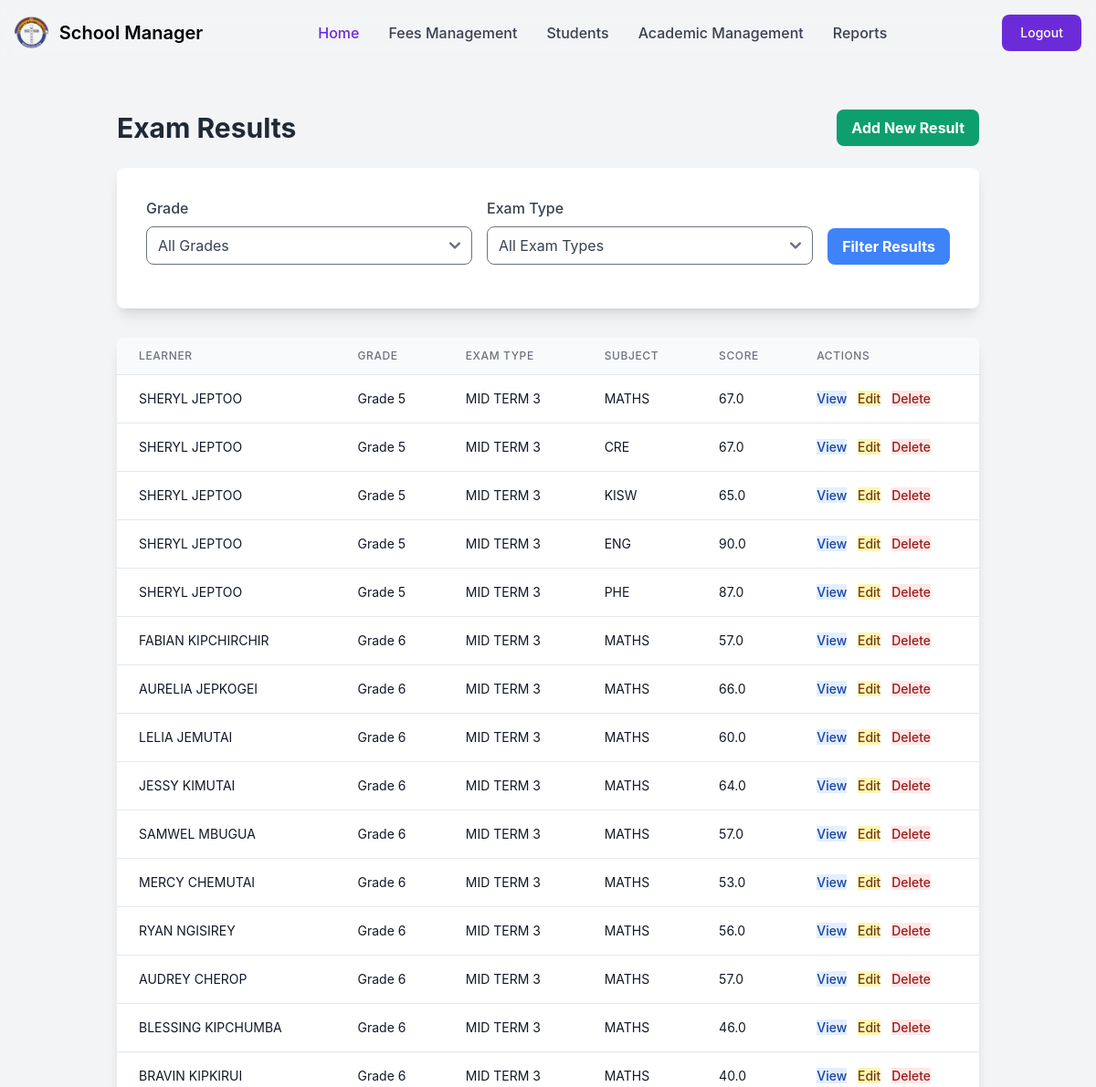
The app's page /control/exam_result_list/ (signed in, upper part), older data.
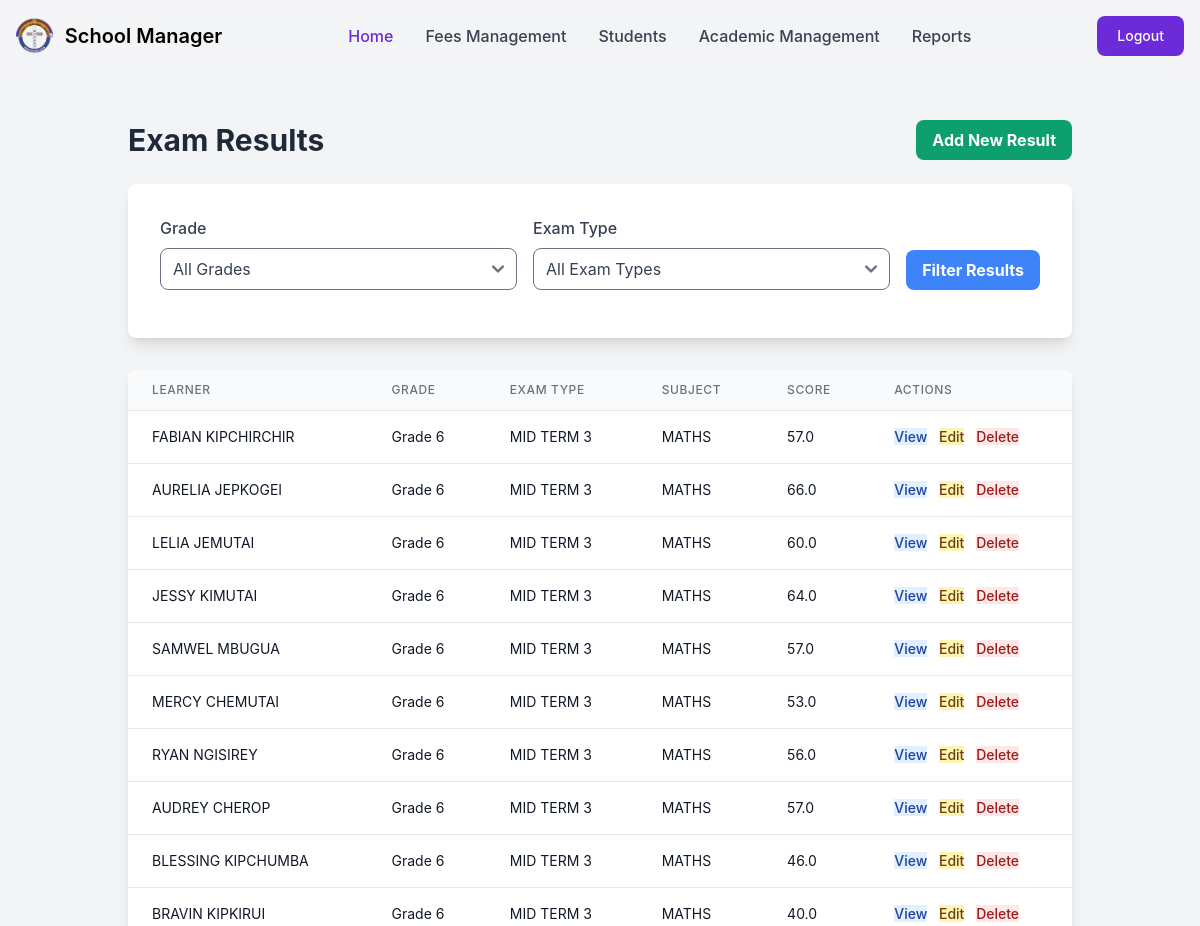
The same page, newer data.
### exams/models.py (models this page shows, shortened)
class ExamResult(models.Model):
    exam_type = models.ForeignKey(ExamType, on_delete=models.CASCADE, related_name='results',
                                  null=True, blank=True)
    learner_id = models.ForeignKey(LearnerRegister, on_delete=models.CASCADE,
                                   related_name='exam_results')
    subject = models.ForeignKey(Subject, on_delete=models.CASCADE,
                                related_name='exam_results')
    score = models.FloatField(
        validators=[MinValueValidator(0), MaxValueValidator(100)], null=True
    )
    date_examined = models.DateField(null=True, blank=True)
    teacher_comment = models.TextField(blank=True)
    class Meta:
        unique_together = ('learner_id', 'subject', 'exam_type')

class ExamType(models.Model):
    TERM_CHOICES = [
        ('Term 1', 'Term 1'),
        ('Term 2', 'Term 2'),
        ('Term 3', 'Term 3'),
    ]
    exam_id = models.AutoField(primary_key=True)
    name = models.CharField(max_length=100)
    term = models.CharField(max_length=100, choices=TERM_CHOICES, default='Term 1')
    date_administered = models.DateField()

class Subject(models.Model):
    name = models.CharField(max_length=100)
    subject_id = models.AutoField(primary_key=True)
    grades = models.ManyToManyField(Grade, related_name='subjects')

### learners/models.py (models this page shows, shortened)
class LearnerRegister(models.Model):
    GENDER_CHOICES = [
        ('Male', 'Male'),
        ('Female', 'Female'),
    ]
    register_date = models.DateTimeField(auto_now_add=True)
    learner_id = models.IntegerField(unique=True)
    date_of_birth = models.DateField()
    name = models.CharField(max_length=100)
    grade = models.ForeignKey(Grade, on_delete=models.CASCADE, related_name='learners', default='1')
    gender = models.CharField(max_length=100, choices=GENDER_CHOICES)
    name_of_parent = models.CharField(max_length=100, default='Parent')
    parent_contact = models.CharField(max_length=100, default='Contact')
    fee_balance = models.DecimalField(max_digits=10, decimal_places=2, default=0)
    maize_balance = models.DecimalField(max_digits=10, decimal_places=2, default=0)
    beans_balance = models.DecimalField(max_digits=10, decimal_places=2, default=0)

class Grade(models.Model):
    GRADES = [
        ('Pre-Primary-1', 'Pre-Primary-1'),
        ('Pre-Primary-2', 'Pre-Primary-2'),
        ('Grade 1', 'Grade 1'),
        ('Grade 2', 'Grade 2'),
        ('Grade 3', 'Grade 3'),
        ('Grade 4', 'Grade 4'),
        ('Grade 5', 'Grade 5'),
        ('Grade 6', 'Grade 6'),
        ('Grade 7', 'Grade 7'),
        ('Grade 8', 'Grade 8'),
        ('Grade 9', 'Grade 9'),
    ]
    grade_name = models.CharField(max_length=100, choices=GRADES, unique=True)
    grade_description = models.TextField()
    class_teacher_remark = models.TextField(blank=True)

### administrator/views.py (the view)
# urls.py: path('exam_result_list/', exam_result_list, name='exam_result_list'),
@login_required
def exam_result_list(request):
    grades = Grade.objects.all()
    exam_types = ExamType.objects.all()
    selected_grade = request.GET.get('grade')
    selected_exam_type = request.GET.get('exam_type')
    results = ExamResult.objects.all()
    if selected_grade:
        results = results.filter(learner_id__grade__id=selected_grade)
    if selected_exam_type:
        results = results.filter(exam_type__id=selected_exam_type)
    results = results.select_related('learner_id', 'subject', 'exam_type')
    context = {
        'grades': grades,
        'exam_types': exam_types,
        'results': results,
        'selected_grade': selected_grade,
        'selected_exam_type': selected_exam_type,
    }
    return render(request, 'admin/exam_result_list.html', context)

### templates/admin/exam_result_list.html (shortened to what the changed rows need)
{% extends 'admin/base.html' %}
{% load static %}
{% block content %}
<div class="container mx-auto px-4 py-8">
    <div class="flex justify-between items-center mb-6">
        <h1 class="text-3xl font-bold text-gray-800 dark:text-white">Exam Results</h1>
    </div>
    <div class="bg-white dark:bg-gray-800 rounded-lg shadow-lg overflow-hidden">
        <table class="min-w-full divide-y divide-gray-200 dark:divide-gray-700">
            <thead class="bg-gray-50 dark:bg-gray-700">
                <tr>
                    <th class="px-6 py-3 text-left text-xs font-medium text-gray-500 dark:text-gray-300 uppercase tracking-wider">Learner</th>
                    <th class="px-6 py-3 text-left text-xs font-medium text-gray-500 dark:text-gray-300 uppercase tracking-wider">Grade</th>
                    <th class="px-6 py-3 text-left text-xs font-medium text-gray-500 dark:text-gray-300 uppercase tracking-wider">Exam Type</th>
                    <th class="px-6 py-3 text-left text-xs font-medium text-gray-500 dark:text-gray-300 uppercase tracking-wider">Subject</th>
                    <th class="px-6 py-3 text-left text-xs font-medium text-gray-500 dark:text-gray-300 uppercase tracking-wider">Score</th>
                    <th class="px-6 py-3 text-left text-xs font-medium text-gray-500 dark:text-gray-300 uppercase tracking-wider">Actions</th>
                </tr>
            </thead>
            <tbody class="bg-white divide-y divide-gray-200 dark:bg-gray-800 dark:divide-gray-700">
                {% for result in results %}
                    <tr>
                        <td class="px-6 py-4 whitespace-nowrap text-sm text-gray-900 dark:text-gray-100">{{ result.learner_id.name }}</td>
                        <td class="px-6 py-4 whitespace-nowrap text-sm text-gray-900 dark:text-gray-100">{{ result.learner_id.grade.grade_name }}</td>
                        <td class="px-6 py-4 whitespace-nowrap text-sm text-gray-900 dark:text-gray-100">{{ result.exam_type.name }}</td>
                        <td class="px-6 py-4 whitespace-nowrap text-sm text-gray-900 dark:text-gray-100">{{ result.subject.name }}</td>
                        <td class="px-6 py-4 whitespace-nowrap text-sm text-gray-900 dark:text-gray-100">{{ result.score }}</td>
                        <td class="px-6 py-4 whitespace-nowrap text-sm font-medium">
                            <a href="{% url 'exam_result_detail' result.id %}" class="action-button bg-blue-100 text-blue-800 hover:bg-blue-200 mr-2">View</a>
                            <a href="{% url 'exam_result_edit' result.id %}" class="action-button bg-yellow-100 text-yellow-800 hover:bg-yellow-200 mr-2">Edit</a>
                            <a href="{% url 'exam_result_delete' result.id %}" class="action-button bg-red-100 text-red-800 hover:bg-red-200" onclick="return confirm('Are you sure you want to delete this result?');">Delete</a>
                        </td>
                    </tr>
                {% empty %}
                    <tr>
                        <td colspan="6" class="px-6 py-4 text-center text-sm text-gray-500 dark:text-gray-400">No results found.</td>
                    </tr>
                {% endfor %}
            </tbody>
        </table>
    </div>
</div>
{% endblock %}

Row changes from the older to the newer data that the page shows:
removed ExamResult: learner_id.name "SHERYL JEPTOO", learner_id.grade.grade_name "Grade 5", exam_type.name "MID TERM 3", subject.name "MATHS", score "67.0"
removed ExamResult: learner_id.name "SHERYL JEPTOO", learner_id.grade.grade_name "Grade 5", exam_type.name "MID TERM 3", subject.name "CRE", score "67.0"
removed ExamResult: learner_id.name "SHERYL JEPTOO", learner_id.grade.grade_name "Grade 5", exam_type.name "MID TERM 3", subject.name "KISW", score "65.0"
removed ExamResult: learner_id.name "SHERYL JEPTOO", learner_id.grade.grade_name "Grade 5", exam_type.name "MID TERM 3", subject.name "ENG", score "90.0"
removed ExamResult: learner_id.name "SHERYL JEPTOO", learner_id.grade.grade_name "Grade 5", exam_type.name "MID TERM 3", subject.name "PHE", score "87.0"
